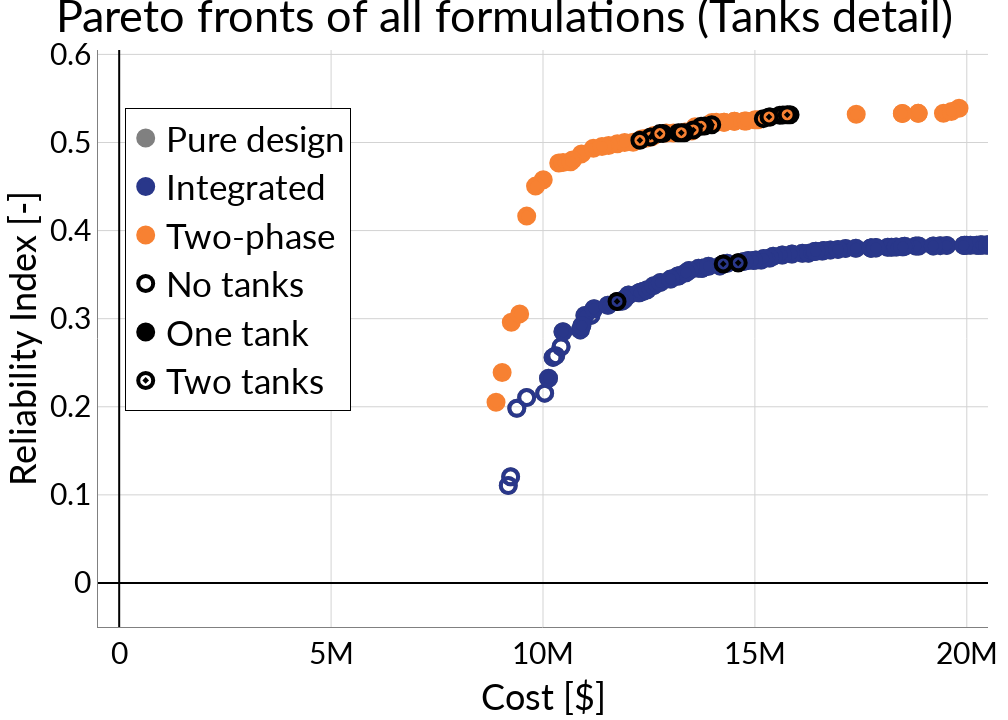

The code cell stored with this chart in its notebook:
### Code cell
title='Pareto fronts of all formulations (Tanks detail)'
fig =go.Figure()
for e in [1, 0, 4]:
    # for each island in islands and individual in individual extract the fitness-vector and put it in a numpy array
    fitness = np.array([ind['fitness-vector'] for island in exps[e]['archipelago']['islands'] for ind in island['generations'][-1]['individuals']])
    dvs = np.array([ind['decision-vector'] for island in exps[e]['archipelago']['islands'] for ind in island['generations'][-1]['individuals']])

    # I want full color the best pareto front of each solution and a lighter color for the rest, which are still pareto fronts but for the individual islands
    # Also, I need to make transparent solutions in the best pareto front but that are not feasible (i.e. reliability index < 0)
    pf = naive_pareto_front(fitness, f__indexes=True)
    pf = pf[fitness[pf,1] <= -0.1] # only feasible solutions (I should do a simulation but this will do)

    no_tanks=pf[(dvs[pf,-4]==0) & (dvs[pf,-2]==0)]
    two_tanks=pf[(dvs[pf,-4]>0) & (dvs[pf,-2]>0) & (dvs[pf,-4]!=dvs[pf,-2])]
    one_tank=[p for p in pf if p not in no_tanks and p not in two_tanks]

    for t, nt in enumerate([no_tanks, one_tank, two_tanks]):
        mrk=dict(size=msize, symbol=markers[e], color=colors[e],line=dict(width=4, color=colors[e]))
        if t==0:
            mrk['symbol']=markers[e]+'-open'
            sl=False
        elif t==1:
            mrk['symbol']=markers[e]
            sl=True
        else:
            mrk['symbol']=markers[e]+'-dot'
            mrk['line']['color']='black'
            sl=False

        fig.add_trace(go.Scatter(x=fitness[nt,0], y=-fitness[nt,1], mode='markers', marker=mrk,  
                             showlegend=sl, name=names[e], legendgroup=names[e],
                             customdata=np.array(nt, dtype=str),
                             hovertemplate='Cost: %{x:2.2f} <br> Reliability Index: %{y:.2f} <extra>%{customdata}</extra>'
                             ) )

fig.add_trace(go.Scatter(x=[-1000000], y=[-100000], mode='markers', marker=dict(size=msize, symbol='circle-open', color='black', line=dict(width=4, color='black')), name='No tanks' ) )
fig.add_trace(go.Scatter(x=[-1000000], y=[-100000], mode='markers', marker=dict(size=msize, symbol='circle',      color='black', line=dict(width=4, color='black')), name='One tank' ) )
fig.add_trace(go.Scatter(x=[-1000000], y=[-100000], mode='markers', marker=dict(size=msize, symbol='circle-dot',  color='white', line=dict(width=4, color='black')), name='Two tanks' ) )
    
fix_layout(fig, title)
fig.show()

### Figure 1 — Plotly figure (JSON) as saved in the notebook; plotly's stock layout.template omitted (floating-point values rounded to 4 significant figures; data arrays with more than 128 entries replaced by an {"elided": "..."} marker saying what was removed)
{"data": [{"customdata": ["289", "460", "878", "964", "1076", "1226", "1462", "1471", "1475"], "hovertemplate": "Cost: %{x:2.2f} <br> Reliability Index: %{y:.2f} <extra>%{customdata}</extra>", "legendgroup": "Pure design", "marker": {"color": "#808080", "line": {"color": "#808080", "width": 4}, "size": 15, "symbol": "circle-open"}, "mode": "markers", "name": "Pure design", "showlegend": false, "type": "scatter", "x": [9236000.0, 11130000.0, 10430000.0, 10240000.0, 9181000.0, 10300000.0, 10040000.0, 9614000.0, 9382000.0], "y": [0.1205, 0.3037, 0.2682, 0.2561, 0.1106, 0.258, 0.2155, 0.2104, 0.1982]}, {"customdata": {"elided": "248 str values"}, "hovertemplate": "Cost: %{x:2.2f} <br> Reliability Index: %{y:.2f} <extra>%{customdata}</extra>", "legendgroup": "Pure design", "marker": {"color": "#808080", "line": {"color": "#808080", "width": 4}, "size": 15, "symbol": "circle"}, "mode": "markers", "name": "Pure design", "showlegend": true, "type": "scatter", "x": {"elided": "248 float values"}, "y": {"elided": "248 float values"}}, {"customdata": ["475", "1670", "1679"], "hovertemplate": "Cost: %{x:2.2f} <br> Reliability Index: %{y:.2f} <extra>%{customdata}</extra>", "legendgroup": "Pure design", "marker": {"color": "#808080", "line": {"color": "black", "width": 4}, "size": 15, "symbol": "circle-dot"}, "mode": "markers", "name": "Pure design", "showlegend": false, "type": "scatter", "x": [11750000.0, 14610000.0, 14250000.0], "y": [0.3196, 0.3634, 0.3621]}, {"customdata": ["289", "460", "878", "964", "1076", "1226", "1462", "1471", "1475"], "hovertemplate": "Cost: %{x:2.2f} <br> Reliability Index: %{y:.2f} <extra>%{customdata}</extra>", "legendgroup": "Integrated", "marker": {"color": "#29378A", "line": {"color": "#29378A", "width": 4}, "size": 15, "symbol": "circle-open"}, "mode": "markers", "name": "Integrated", "showlegend": false, "type": "scatter", "x": [9236000.0, 11130000.0, 10430000.0, 10240000.0, 9181000.0, 10300000.0, 10040000.0, 9614000.0, 9382000.0], "y": [0.1205, 0.3037, 0.2682, 0.2561, 0.1106, 0.258, 0.2155, 0.2104, 0.1982]}, {"customdata": {"elided": "248 str values"}, "hovertemplate": "Cost: %{x:2.2f} <br> Reliability Index: %{y:.2f} <extra>%{customdata}</extra>", "legendgroup": "Integrated", "marker": {"color": "#29378A", "line": {"color": "#29378A", "width": 4}, "size": 15, "symbol": "circle"}, "mode": "markers", "name": "Integrated", "showlegend": true, "type": "scatter", "x": {"elided": "248 float values"}, "y": {"elided": "248 float values"}}, {"customdata": ["475", "1670", "1679"], "hovertemplate": "Cost: %{x:2.2f} <br> Reliability Index: %{y:.2f} <extra>%{customdata}</extra>", "legendgroup": "Integrated", "marker": {"color": "#29378A", "line": {"color": "black", "width": 4}, "size": 15, "symbol": "circle-dot"}, "mode": "markers", "name": "Integrated", "showlegend": false, "type": "scatter", "x": [11750000.0, 14610000.0, 14250000.0], "y": [0.3196, 0.3634, 0.3621]}, {"customdata": [], "hovertemplate": "Cost: %{x:2.2f} <br> Reliability Index: %{y:.2f} <extra>%{customdata}</extra>", "legendgroup": "Two-phase", "marker": {"color": "#F78132", "line": {"color": "#F78132", "width": 4}, "size": 15, "symbol": "circle-open"}, "mode": "markers", "name": "Two-phase", "showlegend": false, "type": "scatter", "x": [], "y": []}, {"customdata": ["101", "118", "126", "127", "128", "129", "130", "139", "142", "144", "147", "148", "149", "150", "151", "152", "156", "157", "158", "159", "160", "180", "181", "185", "187", "190", "191", "197", "1201", "1218", "1226", "1227", "1239", "1245", "1259", "1260", "1264", "1265", "1274", "1275", "1278", "1279", "1285", "1291", "1298"], "hovertemplate": "Cost: %{x:2.2f} <br> Reliability Index: %{y:.2f} <extra>%{customdata}</extra>", "legendgroup": "Two-phase", "marker": {"color": "#F78132", "line": {"color": "#F78132", "width": 4}, "size": 15, "symbol": "circle"}, "mode": "markers", "name": "Two-phase", "showlegend": true, "type": "scatter", "x": [19820000.0, 19450000.0, 18850000.0, 10010000.0, 10910000.0, 11190000.0, 10370000.0, 9252000.0, 12130000.0, 9824000.0, 11750000.0, 8891000.0, 9615000.0, 11930000.0, 18850000.0, 18480000.0, 19640000.0, 9450000.0, 11550000.0, 9036000.0, 11390000.0, 12570000.0, 12320000.0, 10470000.0, 10690000.0, 18480000.0, 12430000.0, 10650000.0, 17390000.0, 15070000.0, 13080000.0, 13350000.0, 13990000.0, 12620000.0, 14090000.0, 15000000.0, 14750000.0, 12910000.0, 14520000.0, 14270000.0, 14520000.0, 13510000.0, 13590000.0, 14790000.0, 14270000.0], "y": [0.5389, 0.5333, 0.5331, 0.4577, 0.4871, 0.4936, 0.4767, 0.2959, 0.5003, 0.4505, 0.4986, 0.2052, 0.4164, 0.5, 0.5331, 0.533, 0.5353, 0.3054, 0.4966, 0.2388, 0.4954, 0.5065, 0.5038, 0.4772, 0.4801, 0.533, 0.5048, 0.4782, 0.5321, 0.5259, 0.5109, 0.512, 0.5227, 0.508, 0.5229, 0.5259, 0.5243, 0.5106, 0.5241, 0.523, 0.5241, 0.5129, 0.5177, 0.5244, 0.523]}, {"customdata": ["801", "822", "823", "843", "844", "851", "853", "860", "868", "874", "877", "886", "888", "891", "892", "893", "895", "896"], "hovertemplate": "Cost: %{x:2.2f} <br> Reliability Index: %{y:.2f} <extra>%{customdata}</extra>", "legendgroup": "Two-phase", "marker": {"color": "#F78132", "line": {"color": "black", "width": 4}, "size": 15, "symbol": "circle-dot"}, "mode": "markers", "name": "Two-phase", "showlegend": false, "type": "scatter", "x": [15830000.0, 12830000.0, 13190000.0, 15590000.0, 13980000.0, 15360000.0, 13810000.0, 15200000.0, 13730000.0, 12540000.0, 13550000.0, 15660000.0, 15760000.0, 12760000.0, 15330000.0, 13330000.0, 13260000.0, 12290000.0], "y": [0.5315, 0.5101, 0.511, 0.5308, 0.52, 0.5291, 0.5188, 0.5271, 0.5184, 0.5064, 0.5142, 0.5313, 0.5315, 0.5101, 0.5291, 0.5111, 0.5111, 0.5024]}, {"marker": {"color": "black", "line": {"color": "black", "width": 4}, "size": 15, "symbol": "circle-open"}, "mode": "markers", "name": "No tanks", "type": "scatter", "x": [-1000000], "y": [-100000]}, {"marker": {"color": "black", "line": {"color": "black", "width": 4}, "size": 15, "symbol": "circle"}, "mode": "markers", "name": "One tank", "type": "scatter", "x": [-1000000], "y": [-100000]}, {"marker": {"color": "white", "line": {"color": "black", "width": 4}, "size": 15, "symbol": "circle-dot"}, "mode": "markers", "name": "Two tanks", "type": "scatter", "x": [-1000000], "y": [-100000]}], "layout": {"font": {"color": "black", "family": "Lato", "size": 30}, "height": 720, "legend": {"bgcolor": "White", "bordercolor": "Black", "borderwidth": 1, "font": {"size": 35}, "groupclick": "toggleitem", "itemclick": "toggleothers", "itemdoubleclick": "toggle", "itemsizing": "trace", "orientation": "v", "tracegroupgap": 100, "traceorder": "normal", "x": 0.03, "xanchor": "left", "y": 0.9, "yanchor": "top"}, "margin": {"b": 10, "l": 10, "pad": 0, "r": 10, "t": 50}, "paper_bgcolor": "white", "plot_bgcolor": "white", "showlegend": true, "title": {"font": {"size": 45}, "text": "Pareto fronts of all formulations (Tanks detail)", "x": 0.5, "xanchor": "center", "y": 1, "yanchor": "top"}, "width": 1008, "xaxis": {"automargin": true, "gridcolor": "lightgrey", "linecolor": "grey", "linewidth": 1, "range": [-500000, 20500000], "showgrid": true, "showline": true, "title": {"text": "Cost [$]"}, "zerolinecolor": "black"}, "yaxis": {"automargin": true, "gridcolor": "lightgrey", "linecolor": "grey", "linewidth": 1, "range": [-0.05, 0.605], "showgrid": true, "showline": true, "title": {"text": "Reliability Index [-]"}, "zerolinecolor": "black"}}}
